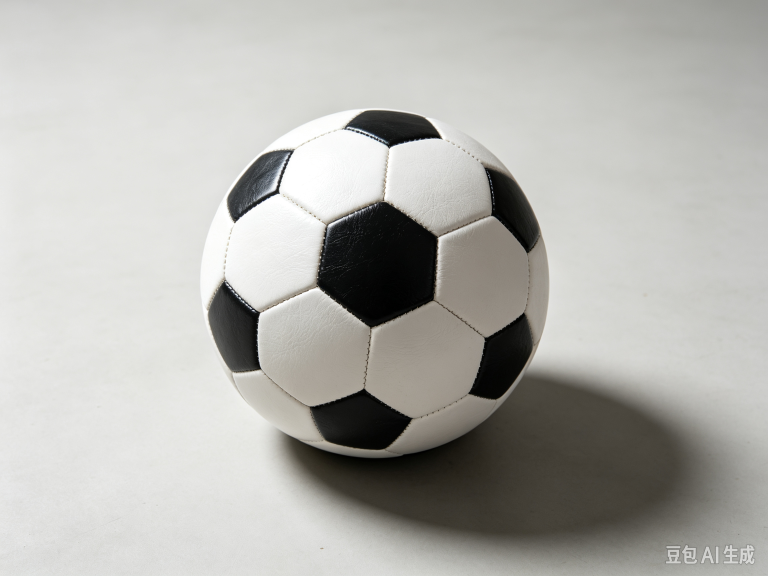
#> input picture 算法组/Week2/luohaoyang/src/football_detector/football_detector/images/06.png, 2304 x 1728 px (shown at 1/3 size)
$ python -i detection.py   (imports and definitions only)
#> lines starting #> are read from the running program, lines starting #| are printed output that depends on the picture; after the words box and inside, x2 and y2 are one past the last pixel; in counts of white or black regions, pixels touching at a corner belong together
from pathlib import Path

import cv2
import numpy as np


def read_image(path):
#> called with path = 'images/06.png'
    data = np.fromfile(str(path), dtype=np.uint8)
    if data.size == 0:
        return None
    return cv2.imdecode(data, cv2.IMREAD_COLOR)
#> returned value is the input picture: shape (1728, 2304, 3); mean B, G, R 174.5, 178.9, 179.5


def refine_circle(gray, x, y, w, h):
    height, width = gray.shape[:2]
    pad = 40
    x0 = max(0, x - pad)
    y0 = max(0, y - pad)
    x1 = min(width, x + w + pad)
    y1 = min(height, y + h + pad)

    roi = cv2.GaussianBlur(gray[y0:y1, x0:x1], (9, 9), 2)
    circles = cv2.HoughCircles(
        roi,
        cv2.HOUGH_GRADIENT,
        dp=1.2,
        minDist=100,
        param1=100,
        param2=40,
        minRadius=60,
        maxRadius=200,
    )
    if circles is None or len(circles[0]) == 0:
        return None

    points = []
    for cx, cy, radius in np.round(circles[0]).astype(int):
        points.append((int(cx + x0), int(cy + y0), int(radius)))

    bbox_cx = x + w / 2
    bbox_cy = y + h / 2
    return min(
        points,
        key=lambda c: (c[0] - bbox_cx) ** 2 + (c[1] - bbox_cy) ** 2,
    )


def detect_football(path, min_area=500):
    """
    Detect the football in one image.

    Returns None when no target exists.  Otherwise returns:
        {"detected": True, "u": float, "v": float, "area": float}
    """
    img = read_image(path)
    if img is None:
        return None

    img = cv2.resize(img, None, fx=0.3, fy=0.3)
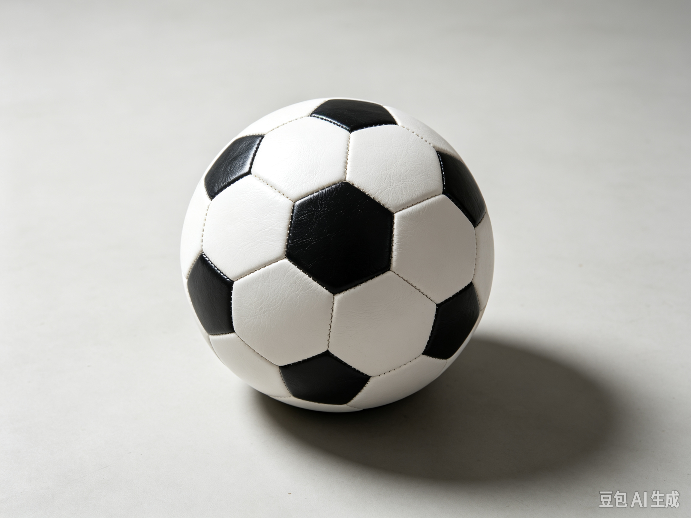
#> img: shape (518, 691, 3); mean B, G, R 174.4, 178.8, 179.4
    height, width = img.shape[:2]
#> height = 518; width = 691

    hsv = cv2.cvtColor(img, cv2.COLOR_BGR2HSV)
#> hsv: shape (518, 691, 3); mean H, S, V 30.2, 13, 179.9
    lower_white = np.array([0, 0, 120], dtype=np.uint8)
    upper_white = np.array([180, 45, 255], dtype=np.uint8)
    mask = cv2.inRange(hsv, lower_white, upper_white)
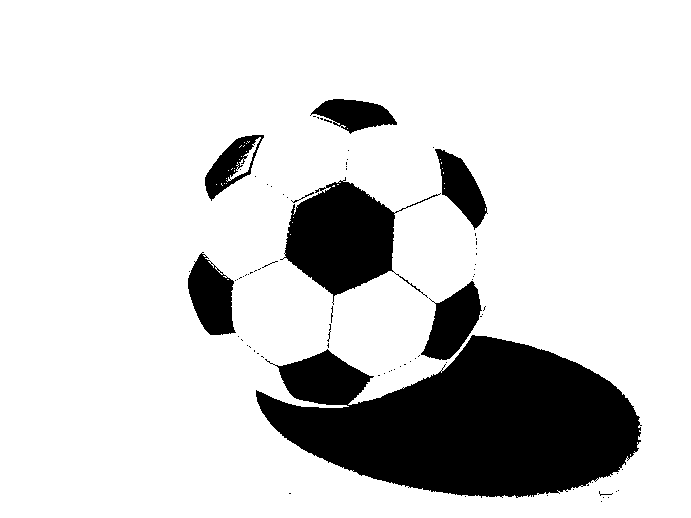
#> mask: shape (518, 691); 82.9% white; 82 black regions (72 under 20 px), largest, box (x1, y1, x2, y2) and area: (256, 335, 642, 498) 41123, (280, 177, 441, 305) 9201, (421, 281, 482, 360) 2671

    mask = cv2.morphologyEx(mask, cv2.MORPH_OPEN, np.ones((5, 5), np.uint8))
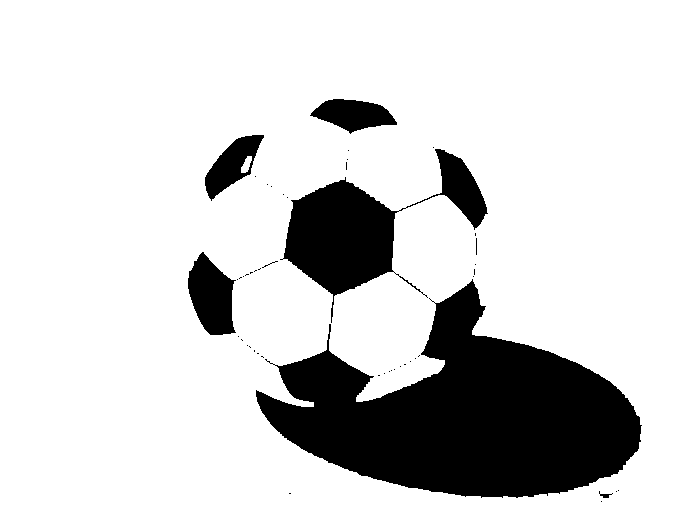
#> mask: shape (518, 691); 82.6% white; 49 black regions (43 under 20 px), largest, box (x1, y1, x2, y2) and area: (256, 279, 642, 498) 44392, (280, 149, 488, 323) 11503, (188, 252, 236, 335) 2670, (310, 99, 397, 134) 1835, (205, 135, 264, 201) 1774, (599, 491, 613, 498) 37
    mask = cv2.morphologyEx(
        mask,
        cv2.MORPH_CLOSE,
        cv2.getStructuringElement(cv2.MORPH_ELLIPSE, (7, 7)),
    )
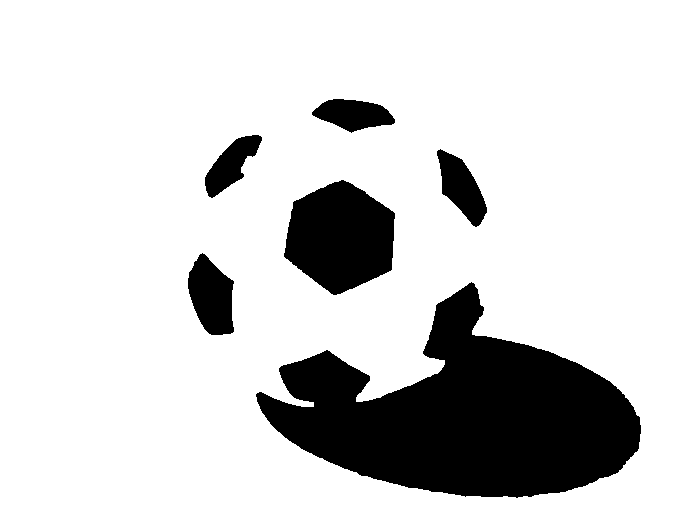
#> mask: shape (518, 691); 82.8% white; 6 black regions, box (x1, y1, x2, y2) and area: (256, 282, 641, 498) 44221, (284, 180, 395, 295) 9241, (188, 253, 234, 335) 2654, (437, 149, 487, 227) 2014, (312, 99, 395, 133) 1811, (205, 135, 262, 198) 1690

    contours, _ = cv2.findContours(
        mask, cv2.RETR_EXTERNAL, cv2.CHAIN_APPROX_SIMPLE
    )
#> contours = [[[0, 0], [0, 517], [690, 517], [690, 0]]]

    candidates = []
    for contour in contours:
        area = cv2.contourArea(contour)
        if area <= min_area:
            continue

        x, y, w, h = cv2.boundingRect(contour)
        if x <= 1 or y <= 1 or x + w >= width - 1 or y + h >= height - 1:
            continue

        aspect = w / max(h, 1)
        if not (0.5 <= aspect <= 2.0):
            continue
        candidates.append(contour)
#> this loop made 1 pass
#> (contour, area, x, y, w, h) on pass 1: ([[0, 0], [0, 517], [690, 517], [690, 0]], 356730, 0, 0, 691, 518)
#> after the loop, candidates = []

    if not candidates:
        return None

    target = max(candidates, key=cv2.contourArea)
    area = float(cv2.contourArea(target))
    x, y, w, h = cv2.boundingRect(target)

    gray = cv2.cvtColor(img, cv2.COLOR_BGR2GRAY)
    circle = refine_circle(gray, x, y, w, h)

    if circle is not None:
        u, v, _radius = circle
    else:
        moments = cv2.moments(target)
        if moments["m00"] == 0:
            return None
        u = int(moments["m10"] / moments["m00"])
        v = int(moments["m01"] / moments["m00"])

    return {
        "detected": True,
        "u": float(u),
        "v": float(v),
        "area": area,
    }

>>> result = detect_football('images/06.png')

$ run again, on 算法组/Week2/luohaoyang/src/football_detector/football_detector/images/07.png
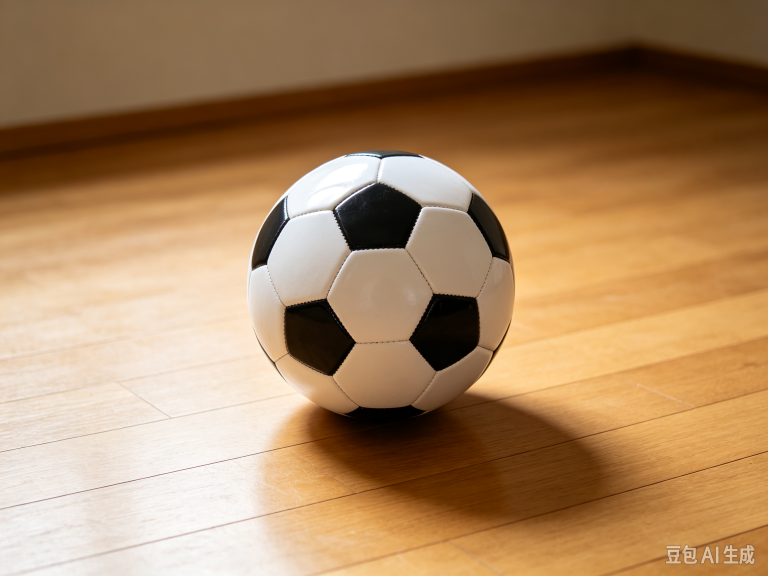
#> input picture 算法组/Week2/luohaoyang/src/football_detector/football_detector/images/07.png, 2304 x 1728 px (shown at 1/3 size)
#> in read_image, returned value is the input picture: shape (1728, 2304, 3); mean B, G, R 96.5, 133.5, 169.2
#> hsv: shape (518, 691, 3); mean H, S, V 17, 131.7, 169.3
#> in detect_football, `mask = cv2.morphologyEx( mask, cv2.MORPH_CLOSE, cv2.getStructuringElem..`:
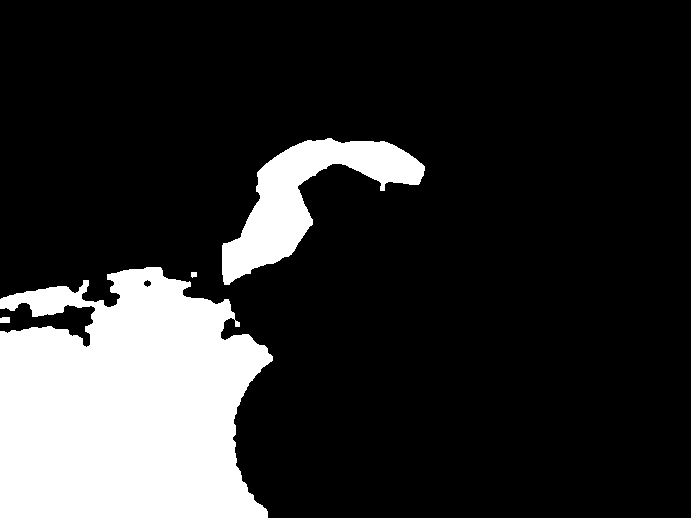
#> mask: shape (518, 691); 18.1% white; 4 white regions
#> contours = 4 contours; box (x1, y1, x2, y2) and area: (0, 267, 273, 518) 53587, (222, 138, 425, 285) 10104, (0, 317, 10, 323) 44, (191, 272, 197, 278) 21
#> the loop in detect_football, `for contour in contours:` made 4 passes
#> area on passes 1 to 2: 43.5, 21
#> after the loop in detect_football, `for contour in contours:`: candidates = 1 contour; box (x1, y1, x2, y2) and area: (222, 138, 425, 285) 10104
#> target = contour of 306 points, box (x1, y1, x2, y2) (222, 138, 425, 285), area 10104
#> x0 = 182
#> y0 = 98
#> x1 = 465
#> y1 = 325
#> in refine_circle, `roi = cv2.GaussianBlur(gray[y0:y1, x0:x1], (9, 9), 2)`:
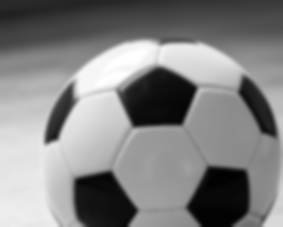
#> roi: shape (227, 283); min 1, max 255, mean 130.1
#> circles = [[162.6, 154.2, 118.1]]
#> the loop in refine_circle, `for cx, cy, radius in np.round(circles[0]).astype(int):` made 1 pass
#> (cx, cy, radius) on pass 1: (163, 154, 118)
#> after the loop in refine_circle, `for cx, cy, radius in np.round(circles[0]).astype(int):`: points = [(345, 252, 118)]
#> bbox_cx = 323.5
#> bbox_cy = 211.5
#> circle = (345, 252, 118)
#> u = 345; v = 252
#> result = {'detected': True, 'u': 345, 'v': 252, 'area': 10104}
